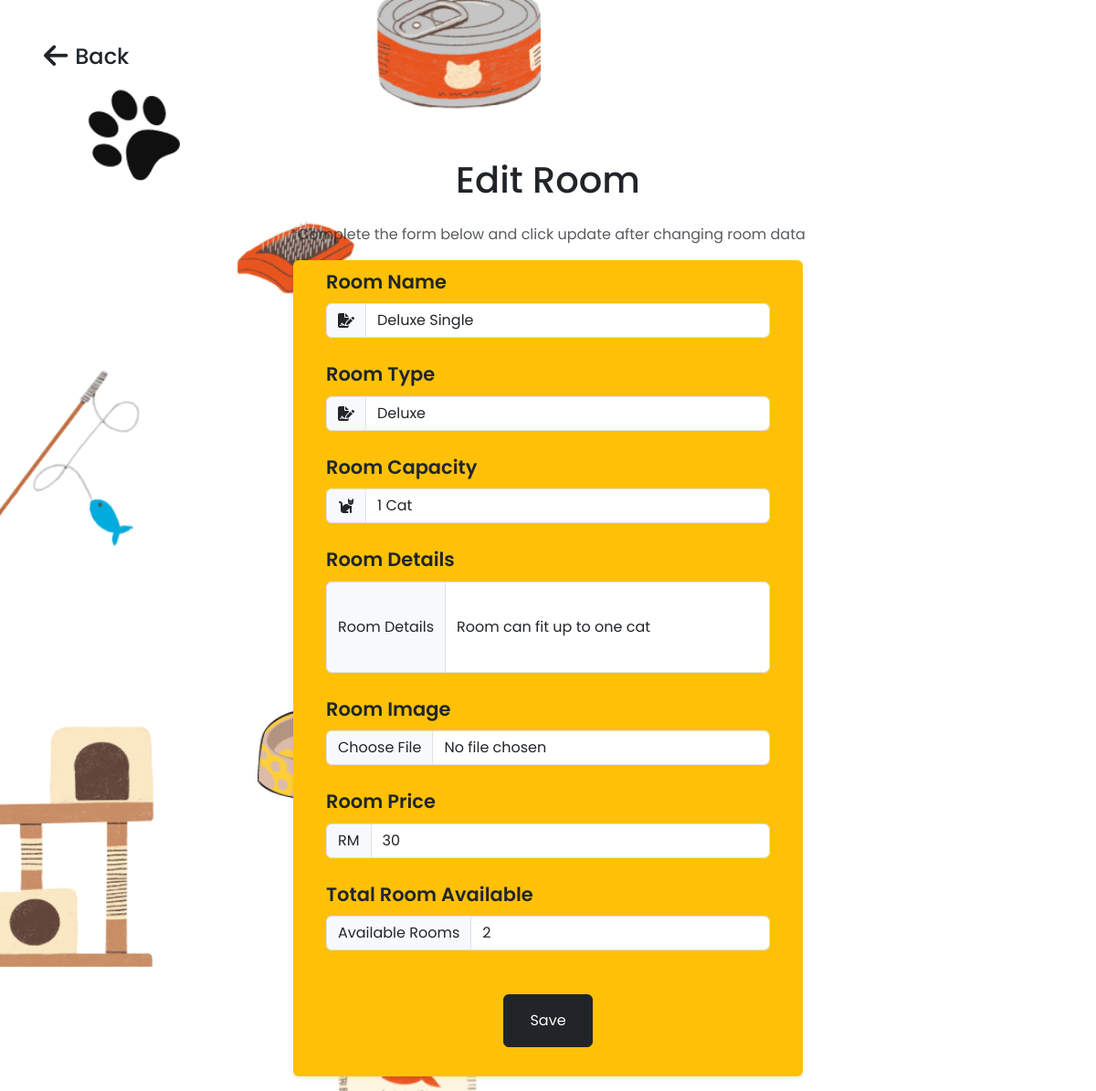
Page /admin_area/editroom.php?id=1 on the committed database.
### tables this page shows
CREATE TABLE `room_table` (
  `rooms_id` int(11) NOT NULL,
  `rooms_name` text NOT NULL,
  `rooms_type` text NOT NULL,
  `rooms_capacity` varchar(100) NOT NULL,
  `rooms_details` text NOT NULL,
  `rooms_img` text NOT NULL,
  `rooms_price` int(100) NOT NULL,
  `rooms_totalavailability` int(100) NOT NULL
);

### admin_area/editroom.php (the view, shortened to what this page needs)
<!DOCTYPE html>
<html lang="en">
<head>
    <link href="https://cdn.jsdelivr.net/npm/bootstrap@5.3.0/dist/css/bootstrap.min.css" rel="stylesheet">
    <link rel="stylesheet" href="https://cdnjs.cloudflare.com/ajax/libs/font-awesome/6.4.0/css/all.min.css" />
    <link rel="stylesheet" href="style.css">
</head>
<body class="bg-light">
<a href="admin-rooms.php" class="text-decoration-none"><h4 class="text-dark p-5 back-btn"><i class="fa-solid fa-arrow-left fa-lg me-2"></i>Back</h4>
</a>
<div class="container mt-5">
    <h1 class="text-center mb-3">Edit Room</h1>
    <p class="mt-4 text-muted text-center">*Complete the form below and click update after changing room data</p>
    <?php
    require('../includes/connect.php');
    $rooms_id = $_GET['id'];
    $sql = "SELECT * FROM room_table WHERE rooms_id = '$rooms_id' LIMIT 1";
    $result = mysqli_query($connection,$sql);
    $row = mysqli_fetch_assoc($result);
    ?>
    <div class="container bg-warning w-50 m-auto rounded shadow-sm">
        <form action="" method="POST" enctype="multipart/form-data" class="m-3 p-2">
            <label for="room-name" class="form-label" style="font-weight:600; font-size:21px;">Room Name</label>
            <div class="input-group form-outline mb-4">
                <span class="input-group-text" id="basic-addon1"><i class="fa-solid fa-file-signature"></i></span>
                <input type="text" name="rooms_name" id="rooms_name" value="<?php echo $row['rooms_name'] ?>" class="form-control" placeholder="Enter Room Name">
            </div>
            <label for="room-type" class="form-label" style="font-weight:600; font-size:21px;">Room Type</label>
            <div class="input-group form-outline mb-4">
                <span class="input-group-text" id="basic-addon1"><i class="fa-solid fa-file-signature"></i></span>
                <input type="text" name="rooms_type" id="rooms_type" value="<?php echo $row['rooms_type'] ?>" class="form-control" placeholder="Enter Room Type">
            </div>
            <label for="room-capacity" class="form-label" style="font-weight:600; font-size:21px;">Room Capacity</label>
            <div class="input-group form-outline mb-4">
                <span class="input-group-text" id="basic-addon1"><i class="fa-solid fa-cat"></i></span>
                <input type="text" name="rooms_capacity" id="rooms_capacity" value="<?php echo $row['rooms_capacity'] ?>" class="form-control" placeholder="Enter Room Capacity">
            </div>
            <label for="room-details" class="form-label" style="font-weight:600; font-size:21px;">Room Details</label>
            <div class="input-group form-outline mb-4" style="height:100px;">
                <span class="input-group-text">Room Details</span>
                <input type=text name="rooms_details" id="rooms_details" value="<?php echo $row['rooms_details'] ?>" class="form-control"></input>
            </div>
            <label for="room-img" class="form-label" style="font-weight:600; font-size:21px;">Room Image</label>
            <div class="input-group form-outline mb-4">
                <input type="file" required name="rooms_img" id="rooms_img" value="<?php echo $row['rooms_img'] ?>" class="form-control">
            </div>
            <label for="room-price" class="form-label" style="font-weight:600; font-size:21px;">Room Price</label>
            <div class="input-group form-outline mb-4">
                <span class="input-group-text" id="basic-addon1">RM</span>
                <input type="text" name="rooms_price" id="rooms_price" value="<?php echo $row['rooms_price'] ?>" class="form-control" placeholder="Enter Room Price">
            </div>
            <label for="room-totalavailability" class="form-label" style="font-weight:600; font-size:21px;">Total Room Available</label>
            <div class="input-group form-outline mb-4">
                <span class="input-group-text" id="basic-addon1">Available Rooms</span>
                <input type="text" name="rooms_totalavailability" id="rooms_totalavailability" value="<?php echo $row['rooms_totalavailability'] ?>" class="form-control" placeholder="Enter Total Room Available">
            </div>
            <div class="input-group form-outline mb-4">
                <input type="submit" name="update_room" id="insert_room" class="btn btn-dark p-3 m-auto mt-4" value="   Save   ">
            </div>
        </form>
    </div>
</div>
</body>
</html>

### style.css (style rules this page uses)
* { font-family: 'Poppins', sans-serif; }

### admin_area/editroom.php (style rules this page uses)
* { font-family: 'Poppins', sans-serif; }
body { background-image: url('../img/editroombgpic.png'); background-repeat: no-repeat; background-size: cover; }

### rows in the picture
room_table: rooms_name "Deluxe Single", rooms_type "Deluxe", rooms_capacity "1 Cat", rooms_details "Room can fit up to one cat", rooms_price "30", rooms_totalavailability "2"
